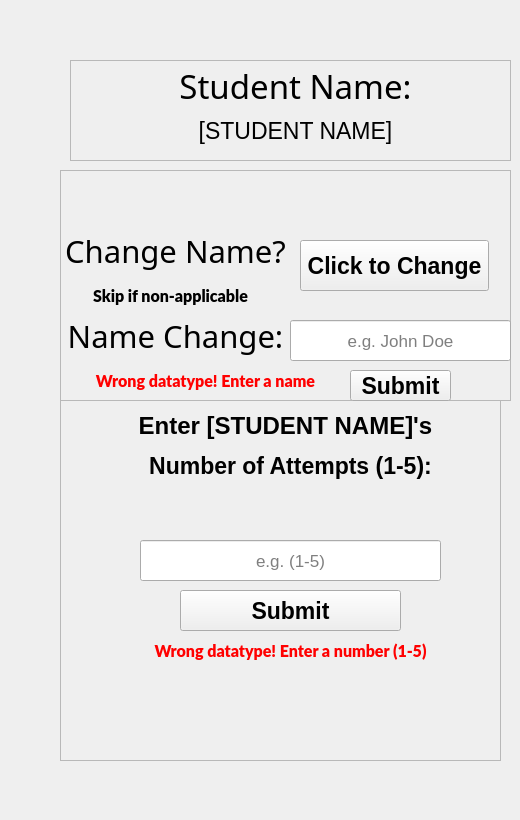
    <widget class="QWidget" name="Attempts">
     <property name="enabled">
      <bool>true</bool>
     </property>
     <widget class="QWidget" name="widget_Attempts_1" native="true">
      <property name="geometry">
       <rect>
        <x>60</x>
        <y>60</y>
        <width>451</width>
        <height>751</height>
       </rect>
      </property>
      <widget class="QFrame" name="frame_Attempts_3">
       <property name="geometry">
        <rect>
         <x>0</x>
         <y>340</y>
         <width>441</width>
         <height>361</height>
        </rect>
       </property>
       <property name="frameShape">
        <enum>QFrame::StyledPanel</enum>
       </property>
       <property name="frameShadow">
        <enum>QFrame::Raised</enum>
       </property>
       <widget class="QLabel" name="label_Attempts_ent_stud_name_1">
        <property name="geometry">
         <rect>
          <x>0</x>
          <y>10</y>
          <width>451</width>
          <height>31</height>
         </rect>
        </property>
        <property name="font">
         <font>
          <pointsize>18</pointsize>
          <weight>75</weight>
          <bold>true</bold>
         </font>
        </property>
        <property name="text">
         <string>Enter [STUDENT NAME]'s</string>
        </property>
        <property name="alignment">
         <set>Qt::AlignCenter</set>
        </property>
       </widget>
       <widget class="QLabel" name="label_Attempts_num_of_attempts_1">
        <property name="geometry">
         <rect>
          <x>20</x>
          <y>50</y>
          <width>421</width>
          <height>31</height>
         </rect>
        </property>
        <property name="font">
         <font>
          <pointsize>17</pointsize>
          <weight>75</weight>
          <bold>true</bold>
         </font>
        </property>
        <property name="text">
         <string>Number of Attempts (1-5):</string>
        </property>
        <property name="alignment">
         <set>Qt::AlignCenter</set>
        </property>
       </widget>
       <widget class="QLineEdit" name="lineEdit_Attempts_num_of_attempts_1">
        <property name="enabled">
         <bool>true</bool>
        </property>
        <property name="geometry">
         <rect>
          <x>80</x>
          <y>140</y>
          <width>301</width>
          <height>41</height>
         </rect>
        </property>
        <property name="font">
         <font>
          <pointsize>13</pointsize>
         </font>
        </property>
        <property name="autoFillBackground">
         <bool>false</bool>
        </property>
        <property name="text">
         <string/>
        </property>
        <property name="frame">
         <bool>true</bool>
        </property>
        <property name="alignment">
         <set>Qt::AlignCenter</set>
        </property>
        <property name="readOnly">
         <bool>false</bool>
        </property>
        <property name="placeholderText">
         <string>e.g. (1-5)</string>
        </property>
        <property name="cursorMoveStyle">
         <enum>Qt::LogicalMoveStyle</enum>
        </property>
       </widget>
       <widget class="QLabel" name="label_Attempts_error_message_1">
        <property name="enabled">
         <bool>true</bool>
        </property>
        <property name="geometry">
         <rect>
          <x>10</x>
          <y>240</y>
          <width>441</width>
          <height>21</height>
         </rect>
        </property>
        <property name="font">
         <font>
          <family>Lato Black</family>
          <pointsize>12</pointsize>
          <weight>75</weight>
          <italic>false</italic>
          <bold>true</bold>
         </font>
        </property>
        <property name="autoFillBackground">
         <bool>false</bool>
        </property>
        <property name="styleSheet">
         <string notr="true">color: red;</string>
        </property>
        <property name="text">
         <string>Wrong datatype! Enter a number (1-5)</string>
        </property>
        <property name="alignment">
         <set>Qt::AlignCenter</set>
        </property>
       </widget>
       <widget class="QPushButton" name="pushButton_Attempts_submit_2">
        <property name="geometry">
         <rect>
          <x>120</x>
          <y>190</y>
          <width>221</width>
          <height>41</height>
         </rect>
        </property>
        <property name="font">
         <font>
          <pointsize>17</pointsize>
          <weight>75</weight>
          <italic>false</italic>
          <bold>true</bold>
          <underline>false</underline>
          <strikeout>false</strikeout>
          <kerning>true</kerning>
         </font>
        </property>
        <property name="text">
         <string>Submit</string>
        </property>
       </widget>
      </widget>
      <widget class="QFrame" name="frame_Attempts_2">
       <property name="geometry">
        <rect>
         <x>0</x>
         <y>110</y>
         <width>451</width>
         <height>231</height>
        </rect>
       </property>
       <property name="frameShape">
        <enum>QFrame::StyledPanel</enum>
       </property>
       <property name="frameShadow">
        <enum>QFrame::Raised</enum>
       </property>
       <widget class="QLabel" name="label_Attempts_skip_1">
        <property name="geometry">
         <rect>
          <x>10</x>
          <y>110</y>
          <width>201</width>
          <height>31</height>
         </rect>
        </property>
        <property name="font">
         <font>
          <family>Lato Black</family>
          <pointsize>12</pointsize>
          <weight>75</weight>
          <italic>false</italic>
          <bold>true</bold>
         </font>
        </property>
        <property name="autoFillBackground">
         <bool>false</bool>
        </property>
        <property name="text">
         <string>Skip if non-applicable</string>
        </property>
        <property name="alignment">
         <set>Qt::AlignCenter</set>
        </property>
       </widget>
       <widget class="QLineEdit" name="lineEdit_Attempts_name_change_1">
        <property name="enabled">
         <bool>true</bool>
        </property>
        <property name="geometry">
         <rect>
          <x>230</x>
          <y>150</y>
          <width>221</width>
          <height>41</height>
         </rect>
        </property>
        <property name="font">
         <font>
          <pointsize>13</pointsize>
         </font>
        </property>
        <property name="autoFillBackground">
         <bool>false</bool>
        </property>
        <property name="text">
         <string/>
        </property>
        <property name="frame">
         <bool>true</bool>
        </property>
        <property name="alignment">
         <set>Qt::AlignCenter</set>
        </property>
        <property name="readOnly">
         <bool>false</bool>
        </property>
        <property name="placeholderText">
         <string>e.g. John Doe</string>
        </property>
        <property name="cursorMoveStyle">
         <enum>Qt::LogicalMoveStyle</enum>
        </property>
       </widget>
       <widget class="QLabel" name="label_Attempts_name_change_2">
        <property name="geometry">
         <rect>
          <x>0</x>
          <y>50</y>
          <width>231</width>
          <height>61</height>
         </rect>
        </property>
        <property name="font">
         <font>
          <family>Oswald Light</family>
          <pointsize>23</pointsize>
         </font>
        </property>
        <property name="text">
         <string>Change Name?</string>
        </property>
        <property name="alignment">
         <set>Qt::AlignCenter</set>
        </property>
       </widget>
       <widget class="QPushButton" name="pushButton_Attempts_change_1">
        <property name="geometry">
         <rect>
          <x>240</x>
          <y>70</y>
          <width>189</width>
          <height>51</height>
         </rect>
        </property>
        <property name="font">
         <font>
          <pointsize>17</pointsize>
          <weight>75</weight>
          <bold>true</bold>
         </font>
        </property>
        <property name="text">
         <string>Click to Change</string>
        </property>
       </widget>
       <widget class="QLabel" name="label_Attempts_name_change_1">
        <property name="enabled">
         <bool>true</bool>
        </property>
        <property name="geometry">
         <rect>
          <x>10</x>
          <y>140</y>
          <width>211</width>
          <height>51</height>
         </rect>
        </property>
        <property name="font">
         <font>
          <family>Oswald Light</family>
          <pointsize>23</pointsize>
         </font>
        </property>
        <property name="text">
         <string>Name Change:</string>
        </property>
        <property name="alignment">
         <set>Qt::AlignCenter</set>
        </property>
       </widget>
       <widget class="QPushButton" name="pushButton_Attempts_submit_1">
        <property name="enabled">
         <bool>true</bool>
        </property>
        <property name="geometry">
         <rect>
          <x>290</x>
          <y>200</y>
          <width>101</width>
          <height>31</height>
         </rect>
        </property>
        <property name="font">
         <font>
          <pointsize>17</pointsize>
          <weight>75</weight>
          <italic>false</italic>
          <bold>true</bold>
          <underline>false</underline>
          <strikeout>false</strikeout>
          <kerning>true</kerning>
         </font>
        </property>
        <property name="text">
         <string>Submit</string>
        </property>
       </widget>
       <widget class="QLabel" name="label_Attempts_error_message_2">
        <property name="enabled">
         <bool>true</bool>
        </property>
        <property name="geometry">
         <rect>
          <x>10</x>
          <y>200</y>
          <width>271</width>
          <height>21</height>
         </rect>
        </property>
        <property name="font">
         <font>
          <family>Lato Black</family>
          <pointsize>12</pointsize>
          <weight>75</weight>
          <italic>false</italic>
          <bold>true</bold>
         </font>
        </property>
        <property name="autoFillBackground">
         <bool>false</bool>
        </property>
        <property name="styleSheet">
         <string notr="true">color: red;</string>
        </property>
        <property name="text">
         <string>Wrong datatype! Enter a name</string>
        </property>
        <property name="alignment">
         <set>Qt::AlignCenter</set>
        </property>
       </widget>
      </widget>
      <widget class="QFrame" name="frame_Attempts_1">
       <property name="geometry">
        <rect>
         <x>10</x>
         <y>0</y>
         <width>441</width>
         <height>101</height>
        </rect>
       </property>
       <property name="frameShape">
        <enum>QFrame::StyledPanel</enum>
       </property>
       <property name="frameShadow">
        <enum>QFrame::Raised</enum>
       </property>
       <widget class="QLabel" name="label_Attempts_stud_name_var_1">
        <property name="geometry">
         <rect>
          <x>10</x>
          <y>50</y>
          <width>431</width>
          <height>41</height>
         </rect>
        </property>
        <property name="font">
         <font>
          <pointsize>17</pointsize>
         </font>
        </property>
        <property name="text">
         <string>[STUDENT NAME]</string>
        </property>
        <property name="alignment">
         <set>Qt::AlignCenter</set>
        </property>
       </widget>
       <widget class="QLabel" name="label_Attempts_stud_name_1">
        <property name="geometry">
         <rect>
          <x>60</x>
          <y>0</y>
          <width>331</width>
          <height>51</height>
         </rect>
        </property>
        <property name="font">
         <font>
          <family>Oswald Light</family>
          <pointsize>25</pointsize>
         </font>
        </property>
        <property name="text">
         <string>Student Name:</string>
        </property>
        <property name="alignment">
         <set>Qt::AlignCenter</set>
        </property>
       </widget>
      </widget>
     </widget>
    </widget>
